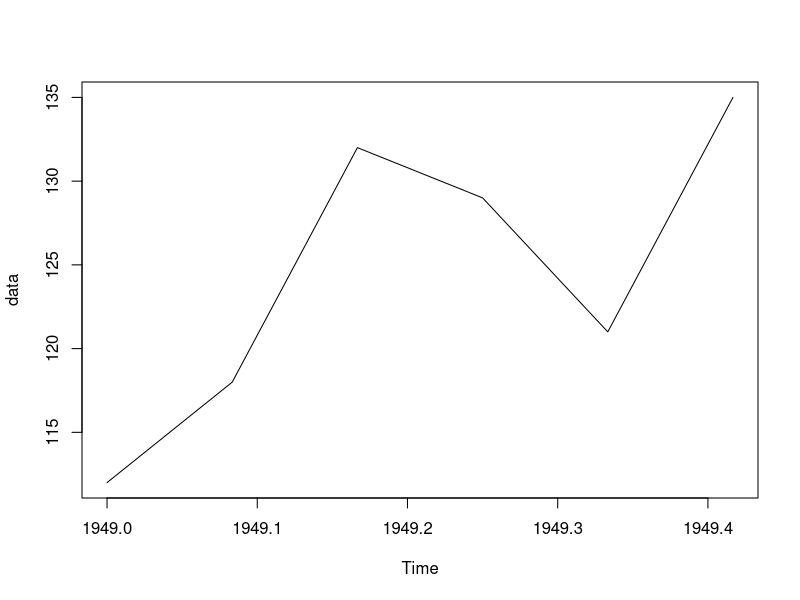
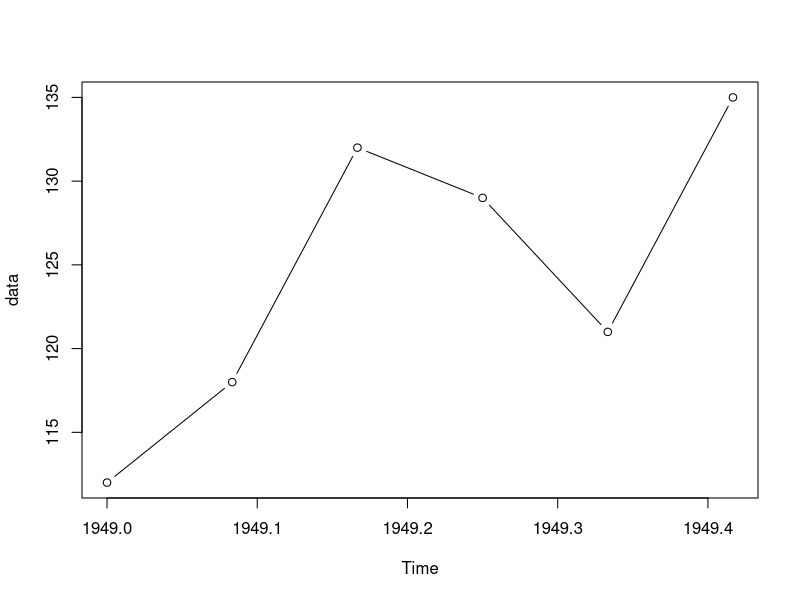
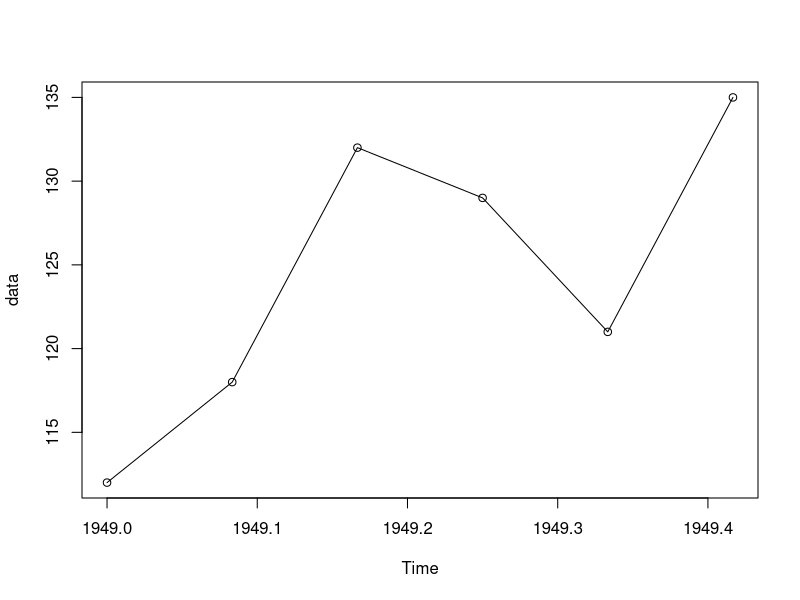
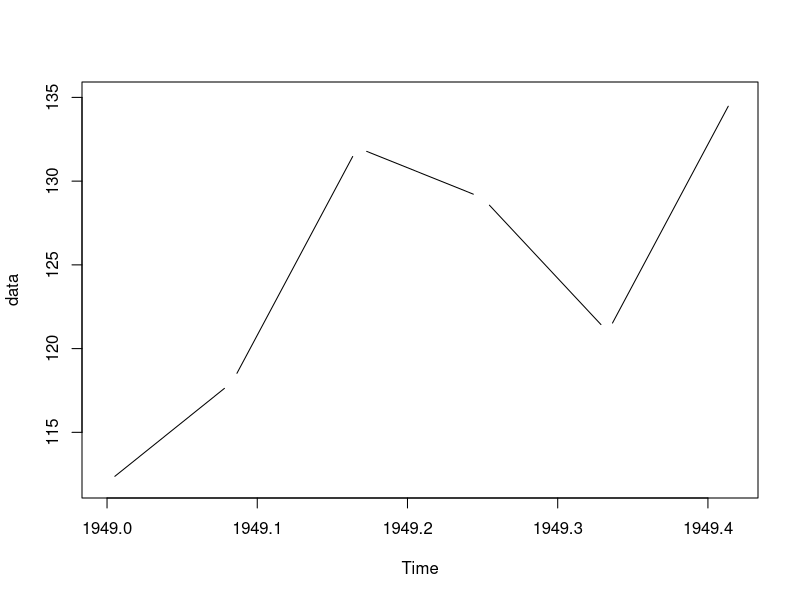
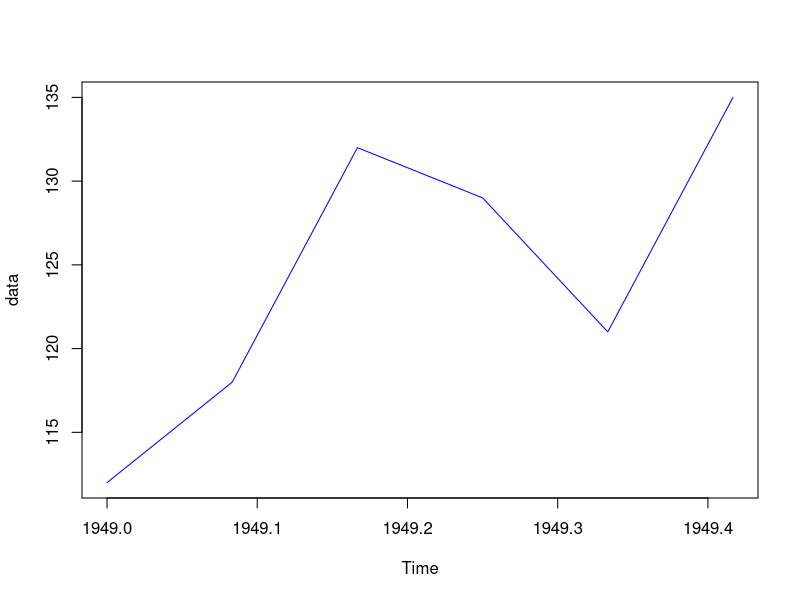
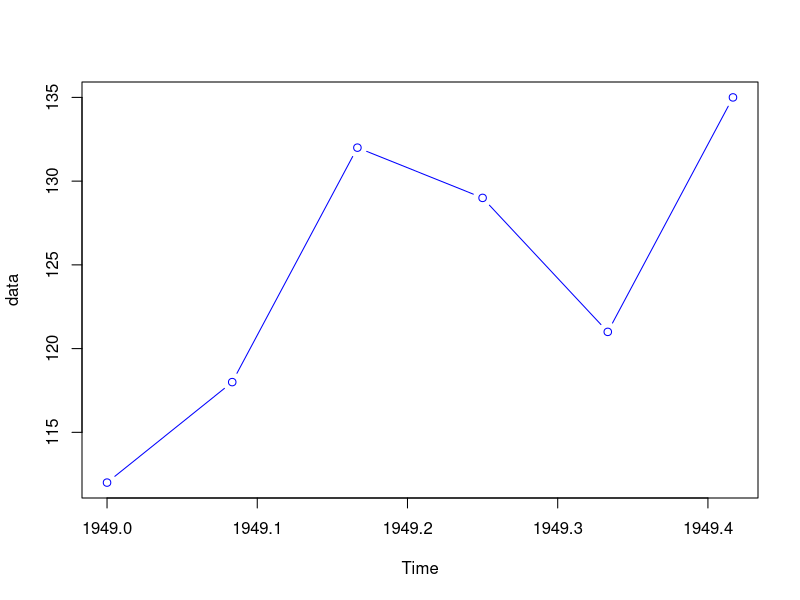
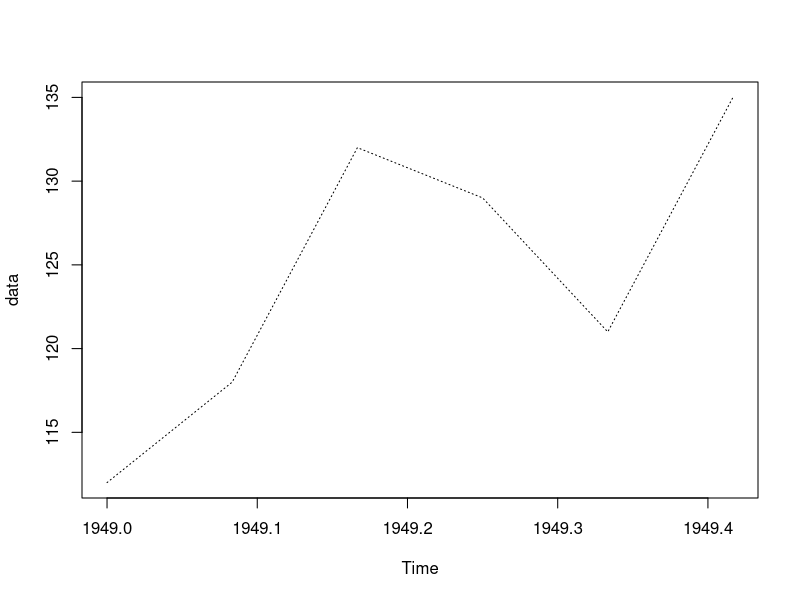
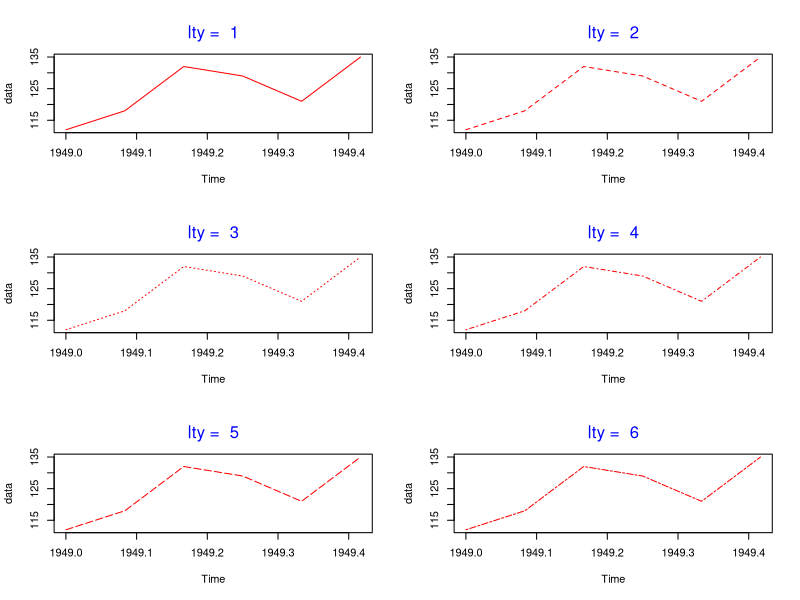

These figures' R source, in order:
## ---- chunk 1
head(AirPassengers)
## ---- chunk 2
data <- head(AirPassengers)
plot(data, type = 'l')
## ---- chunk 3
plot(data, type = 'b')
## ---- chunk 4
plot(data, type = 'o')
## ---- chunk 5
plot(data, type = 'c')
## ---- chunk 6
plot(data, type = 'l', col = 'blue')
## ---- chunk 7
plot(data, type = 'b', col = 'blue')
## ---- chunk 8
plot(data, type = 'l', lty = 3)
## ---- chunk 9
init <- par(no.readonly = TRUE)
par(mfrow = c(3, 2))
values <- 1:6
for (i in values) {
    plot(data, type = "l", lty = i, col ="red")
    mtext(paste("lty = ", i), side = 3, col = "blue", line = 1)
}
## ---- chunk 10
init <- par(no.readonly = TRUE)
par(mfrow = c(3, 2))
values <- c("solid", "dashed", "dotted", "dotdash", "longdash", "twodash")
for (i in values) {
    plot(data, type = "l", lty = i, col ="red")
    mtext(paste("lty = ", i), side = 3, col = "blue", line = 1)
}
## ---- chunk 11
plot(data, type = 'l', lwd = 2.5)
## ---- chunk 12
init <- par(no.readonly = TRUE)
par(mfrow = c(2, 2))
values <- c(0.5, 1, 1.5, 2)
for (i in values) {
    plot(data, type = "l", lwd = i, col ="red")
    mtext(paste("lwd = ", i), side = 3, col = "blue", line = 1)
}
## ---- chunk 13
plot(data, type = 'b', pch = 23, col = 'red', cex = 1.5)
## ---- chunk 14
plot(data, type = 'l', col = 'red')
points(data, pch = 23, col = 'blue', bg = 'green', cex = 1.5)
## ---- chunk 15
data1 <- c(7.2, 7.6, 6.8, 6.5, 7)
data2 <- c(6.8, 7.2, 7.8, 7, 6.2)
plot(data1, type = "b", col = "blue")
lines(data2, type = "b", col = "red")
## ---- chunk 16
plot(data1, type = "b", col = "blue", ylim = c(5, 9))
lines(data2, type = "b", col = "red")
## ---- chunk 17
plot(data1, type = "b", col = "blue", 
     ylim = c(5, 9), main = 'Line Graph',
     xlab = 'Index', ylab = 'Data')
lines(data2, type = "b", col = "red")
